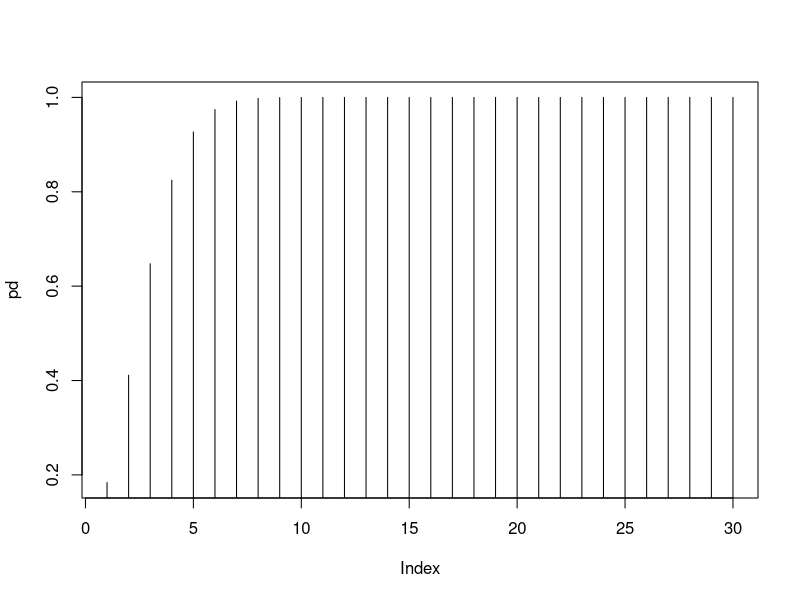

R code for this plot:
## ---- chunk 1
h61a <- dbinom(x = 5, size = 30, prob = 0.10)
h61a

## ---- chunk 2
h61b <- pbinom(q = 5, size = 30, prob = 0.10)
h61b
## ---- chunk 3
pd <- c(NA)
for (i in 1:30) {
  pd[i] <- pbinom(i, size = 30, prob = 0.10)
}
pd
## ---- chunk 4
plot(pd, type = 'h')
## ---- chunk 5
h61d <- pbinom(3, size = 30, prob = 0.10)
h61d #= 0.6474392
